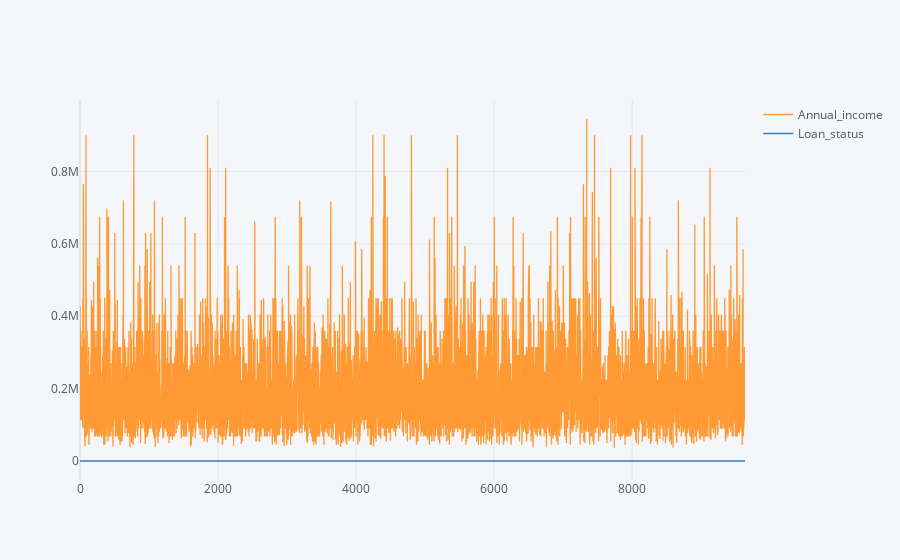

Write notebook code for a chart like this one.
### Code cell
df2.iplot()

### Figure 1 — Plotly figure (JSON) as saved in the notebook; plotly's stock layout.template omitted (floating-point values rounded to 4 significant figures; data arrays with more than 128 entries replaced by an {"elided": "..."} marker saying what was removed)
{"data": [{"line": {"color": "rgba(255, 153, 51, 1.0)", "dash": "solid", "shape": "linear", "width": 1.3}, "mode": "lines", "name": "Annual_income", "text": "", "type": "scatter", "x": {"elided": "9636 int values"}, "y": {"elided": "9636 float values"}}, {"line": {"color": "rgba(55, 128, 191, 1.0)", "dash": "solid", "shape": "linear", "width": 1.3}, "mode": "lines", "name": "Loan_status", "text": "", "type": "scatter", "x": {"elided": "9636 int values"}, "y": {"elided": "9636 int values"}}], "layout": {"legend": {"bgcolor": "#F5F6F9", "font": {"color": "#4D5663"}}, "paper_bgcolor": "#F5F6F9", "plot_bgcolor": "#F5F6F9", "title": {"font": {"color": "#4D5663"}}, "xaxis": {"gridcolor": "#E1E5ED", "showgrid": true, "tickfont": {"color": "#4D5663"}, "title": {"font": {"color": "#4D5663"}, "text": ""}, "zerolinecolor": "#E1E5ED"}, "yaxis": {"gridcolor": "#E1E5ED", "showgrid": true, "tickfont": {"color": "#4D5663"}, "title": {"font": {"color": "#4D5663"}, "text": ""}, "zerolinecolor": "#E1E5ED"}}}
